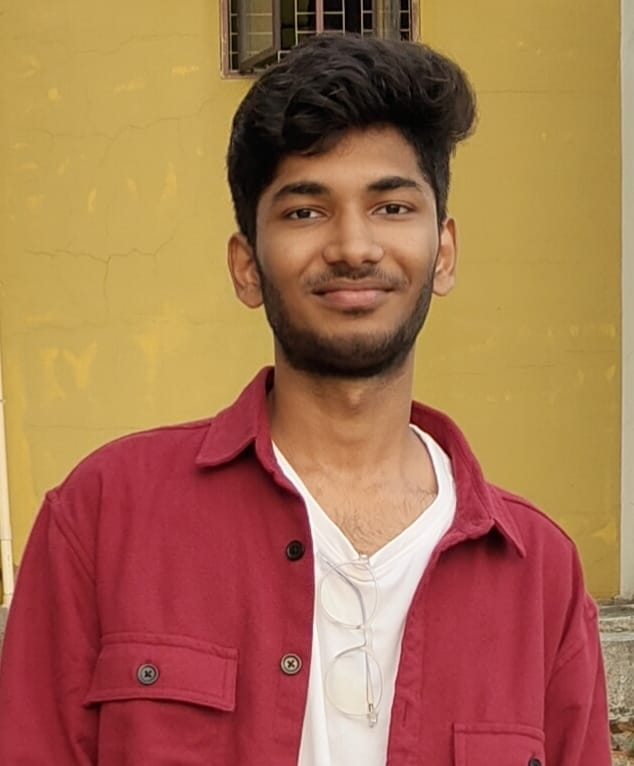
#> input picture assets/source-photo.jpg, 634 x 766 px
$ python make_ascii_svg.py ../assets/source-photo.jpg
#> lines starting #> are read from the running program, lines starting #| are printed output that depends on the picture
#!/usr/bin/env python3
"""
make_ascii_svg.py

Converts source-prepped.png into avi-ascii.svg: a monochrome ASCII
portrait that prints itself row by row via SMIL animation, then
freezes (no looping).

Usage:
    python scripts/make_ascii_svg.py [prepped-image.png] [output.svg]

Defaults: source-prepped.png -> avi-ascii.svg
"""

import sys
from pathlib import Path

import numpy as np
from PIL import Image

# Bright -> dark. Leading space is deliberate: it maps the brightest
# pixels (the white background from prep_photo.py) to "print nothing",
# so only the subject actually renders as visible characters.
RAMP = " .`:-=+*cs#%@"

GRID_COLS = 100
# GRID_ROWS is set so the rendered content block's aspect ratio matches
# the source photo's own aspect ratio, accounting for non-square
# character cells (CHAR_W=4.8, CHAR_H=8.0 below). The original value
# (53) did not do this - it produced a content block wider, relative to
# its height, than the source photo actually is, which meant every
# portrait generated by this script was already being subtly squashed
# horizontally during the resize() resampling step, independent of any
# canvas/padding choices made elsewhere. 93 is correct specifically for
# a 792x1228 source photo (ratio 0.645); if the source photo's own
# aspect ratio changes, recompute: GRID_ROWS = GRID_COLS * CHAR_W /
# (CHAR_H * (photo_width / photo_height)).
GRID_ROWS = 67

FONT_SIZE = 8
CHAR_W = FONT_SIZE * 0.6   # monospace advance width approximation
CHAR_H = FONT_SIZE * 1.0

# Optional canvas override: when set, the canvas is built at this height
# (content-block height + top/bottom margins otherwise) and the ASCII
# content block is centered vertically inside it, undistorted. This
# exists to let the portrait's rendered height match another SVG
# (info-card.svg) when both are displayed at different README <img
# width=...> values with different native aspect ratios - purely a
# canvas/padding change, the character grid and its own proportions
# are untouched either way.
CANVAS_HEIGHT_OVERRIDE = None  # e.g. 754 - set via --canvas-height flag

FILL_COLOR = "#9aa5b1"     # single light-gray fill (monochrome by design)
BG_COLOR = "#0d1117"       # GitHub dark-mode background, so the SVG
                           # blends in whether the profile is viewed
                           # in light or dark mode

ROW_ANIM_DURATION = 0.55   # seconds per row wipe
ROW_STAGGER = 0.045        # seconds between each row's start time


def image_to_ascii_grid(img_path: str, cols: int, rows: int) -> list[list[str]]:
    img = Image.open(img_path).convert("L")
    img = img.resize((cols, rows), Image.LANCZOS)
    arr = np.array(img).astype(np.float32) / 255.0  # 0=black, 1=white

    ramp_len = len(RAMP)
    grid = []
    for r in range(rows):
        row_chars = []
        for c in range(cols):
            brightness = arr[r, c]
            # invert: bright pixel (1.0) -> index 0 (space)
            idx = int((1.0 - brightness) * (ramp_len - 1))
            idx = max(0, min(ramp_len - 1, idx))
            row_chars.append(RAMP[idx])
        grid.append(row_chars)
    return grid


def escape_xml(ch: str) -> str:
    return (
        ch.replace("&", "&amp;")
        .replace("<", "&lt;")
        .replace(">", "&gt;")
        .replace('"', "&quot;")
    )


def build_svg(grid: list[list[str]], canvas_height_override: float | None = None) -> str:
    width = GRID_COLS * CHAR_W + 20
    content_height = GRID_ROWS * CHAR_H + 20  # original content-hugging height

    if canvas_height_override is not None and canvas_height_override > content_height:
        height = canvas_height_override
        # Center the (unchanged, undistorted) content block vertically -
        # this is the only thing that differs from the default: where
        # the first row's baseline starts, not the grid, font size, or
        # character spacing.
        top_offset = (height - content_height) / 2
    else:
        height = content_height
        top_offset = 0.0

    rows_markup = []
    for r, row_chars in enumerate(grid):
        line = "".join(row_chars)
        # Skip fully-blank rows entirely - no point animating nothing
        if line.strip() == "":
            continue

        y = top_offset + 10 + (r + 1) * CHAR_H
        text_content = "".join(escape_xml(ch) for ch in line)
        row_width = len(line) * CHAR_W

        start_time = r * ROW_STAGGER

        # Each row is clipped by a rect that animates its width from 0
        # to full, creating a left-to-right wipe. A small "cursor"
        # block rides the leading edge of the clip and disappears once
        # the row finishes - one clean pass, not a looping typewriter.
        clip_id = f"clip-row-{r}"
        rows_markup.append(f"""
    <clipPath id="{clip_id}">
      <rect x="10" y="{y - CHAR_H}" width="0" height="{CHAR_H + 2}">
        <animate attributeName="width" from="0" to="{row_width}"
                 begin="{start_time:.3f}s" dur="{ROW_ANIM_DURATION}s"
                 fill="freeze" calcMode="linear" />
      </rect>
    </clipPath>
    <g clip-path="url(#{clip_id})">
      <text x="10" y="{y}" font-family="'SF Mono','Fira Code','Consolas',monospace"
            font-size="{FONT_SIZE}" fill="{FILL_COLOR}" xml:space="preserve">{text_content}</text>
    </g>
    <rect x="10" y="{y - CHAR_H}" width="2" height="{CHAR_H + 2}" fill="{FILL_COLOR}" opacity="0.85">
      <animate attributeName="x" from="10" to="{10 + row_width}"
               begin="{start_time:.3f}s" dur="{ROW_ANIM_DURATION}s"
               fill="freeze" calcMode="linear" />
      <animate attributeName="opacity" from="0.85" to="0"
               begin="{start_time + ROW_ANIM_DURATION:.3f}s" dur="0.15s"
               fill="freeze" />
    </rect>""")

    body = "".join(rows_markup)

    return f"""<svg viewBox="0 0 {width:.0f} {height:.0f}" width="{width:.0f}" height="{height:.0f}"
     xmlns="http://www.w3.org/2000/svg">
  <rect width="100%" height="100%" fill="{BG_COLOR}" />
  <g>{body}
  </g>
</svg>
"""


def main():
    args = [a for a in sys.argv[1:] if not a.startswith("--")]
    src = args[0] if len(args) > 0 else "source-prepped.png"
    out = args[1] if len(args) > 1 else "avi-ascii.svg"

    canvas_height = None
    for a in sys.argv[1:]:
        if a.startswith("--canvas-height="):
            canvas_height = float(a.split("=", 1)[1])

    if not Path(src).exists():
        print(f"[make_ascii_svg] ERROR: {src} not found. Run prep_photo.py first.", file=sys.stderr)
        sys.exit(1)

    grid = image_to_ascii_grid(src, GRID_COLS, GRID_ROWS)
#> in image_to_ascii_grid, `img = Image.open(img_path).convert("L")`:
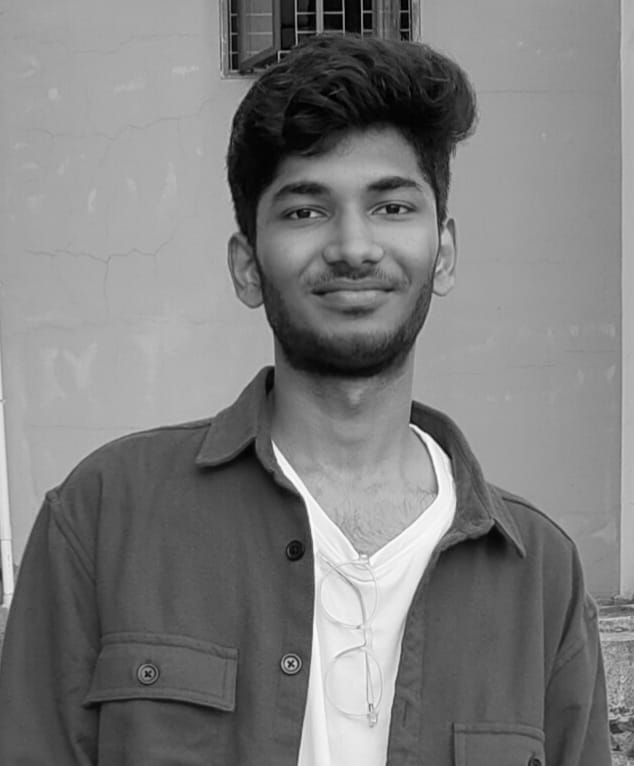
#> img: PIL image 634x766 L; min 0, max 253, mean 125.4
#> in image_to_ascii_grid, `img = img.resize((cols, rows), Image.LANCZOS)`:
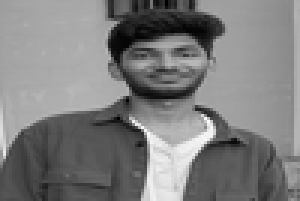
#> img: PIL image 100x67 L (shown 3 times larger); min 0, max 251, mean 125.4
#> after the loop in image_to_ascii_grid, `for r in range(rows):`: grid = 67 items
#> grid = 67 items
    svg = build_svg(grid, canvas_height_override=canvas_height)
#> the loop in build_svg, `for r, row_chars in enumerate(grid):` made 67 passes
#> (y, start_time, clip_id) on passes 1 to 12: (18, 0, 'clip-row-0'), (26, 0.045, 'clip-row-1'), (34, 0.09, 'clip-row-2'), (42, 0.135, 'clip-row-3'), (50, 0.18, 'clip-row-4'), (58, 0.225, 'clip-row-5'), (66, 0.27, 'clip-row-6'), (74, 0.315, 'clip-row-7'), (82, 0.36, 'clip-row-8'), (90, 0.405, 'clip-row-9'), (98, 0.45, 'clip-row-10'), (106, 0.495, 'clip-row-11')

    Path(out).write_text(svg, encoding="utf-8")
    print(f"[make_ascii_svg] wrote {out}" + (f" (canvas height forced to {canvas_height}px)" if canvas_height else ""))


if __name__ == "__main__":
    main()
